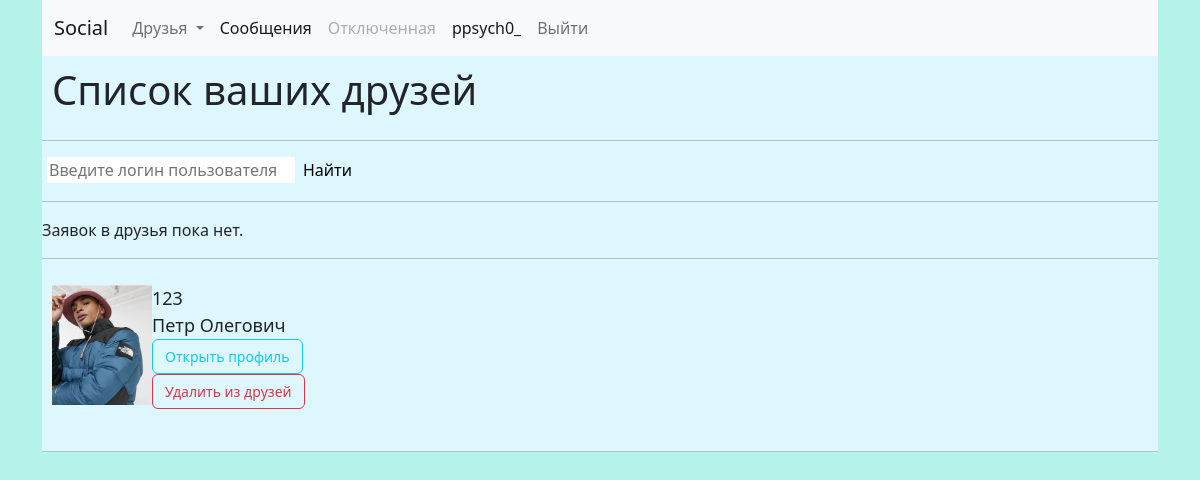
The page /users/friend-list/5/ (signed in) on the database as committed earlier.
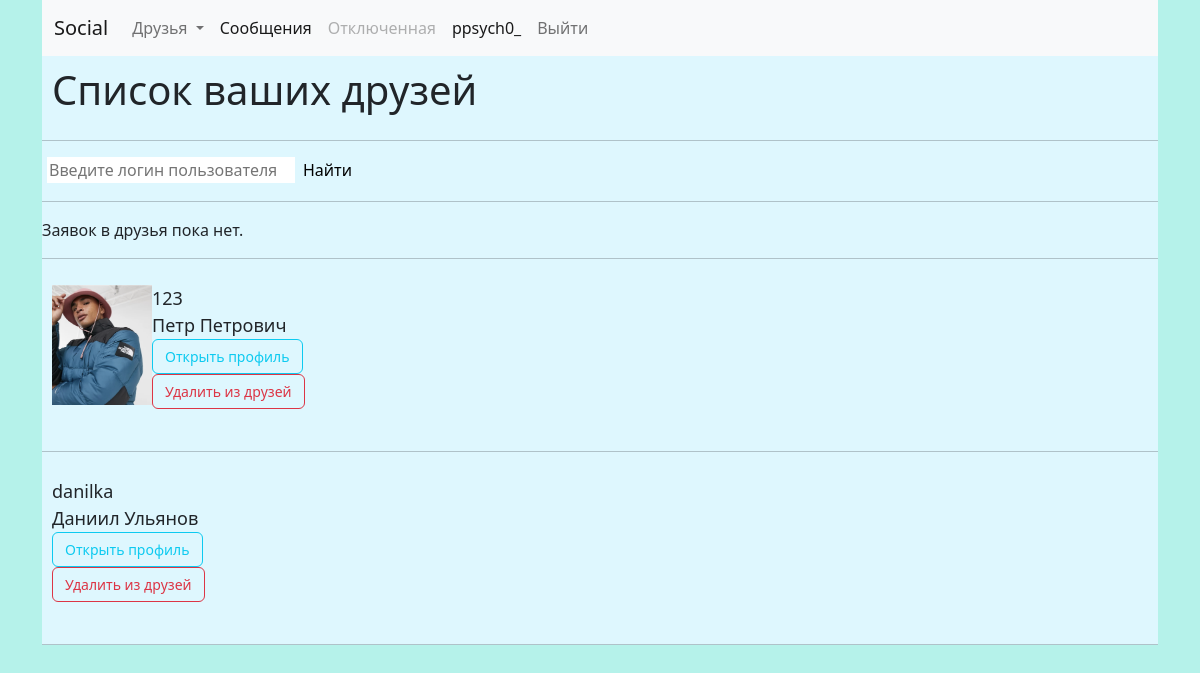
The same page on the database as committed later.
### users/models.py (models this page shows)
class UserFriends(models.Model):
	owner = models.ForeignKey(User, related_name='owner', on_delete=models.CASCADE)
	friend = models.ForeignKey(User, related_name='friend', on_delete=models.CASCADE)

class User(AbstractUser):
	img = models.ImageField(upload_to='profile_photo/', blank=True)

### users/views.py (the view)
# urls.py: path('friend-list/<int:pk>/', check_friend_list, name='friend_list'),
def check_friend_list(request, pk):
	context = {}
	if request.user.id == pk:
		if request.method == 'POST' and 'found_user' in request.POST:
			login_to_found = request.POST.get('found_user')
			try:
				context['found_user'] = User.objects.filter(username=login_to_found).first()
			except:
				context['found_user'] = 'Пользователь был не найден'
		return render(request, 'users/friend_list.html', context=context)
	return HttpResponseRedirect(reverse('messanger:index'))

### users/templates/users/friend_list.html (shortened to what this page needs)
{% extends 'base.html' %}
{% block content %}
	<div style="background: #DEF7FE;">
		<h1 style="padding: 10px;">Список ваших друзей</h1>
		<hr>
		<form style="margin-left: 5px;" method="post" action="{%url 'users:friend_list' user.id%}">
			<input style="width: 250px; border-left: none; border-top: none; border-color: #DEF7FE; box-shadow: none;" class="" type="" name="found_user" placeholder="Введите логин пользователя"><input class=" btn-success" type="submit" name="" value="Найти" style="border:None; background: #DEF7FE; bor">
		</form>
		<hr>
		{% if user.accept.all %}
		{%for req in user.accept.all%}
            		<p class="dropdown-item">
            			Запрос в друзья от {{req.user_send.username}}<br>
            			<a class="btn btn-outline-success" href="{% url 'users:accept_friend' req.user_send.id user.id%} ">Принять</a><a class='btn btn-outline-danger' href="{%url 'users:reject_friend' req.user_send.id user.id%}"> Отклонить</a>
            		</p>
        {%endfor%}
        {%else%}
        <p>Заявок в друзья пока нет.</p>
        {% endif %}  <hr>
        {%for friend_in_list in user.owner.all%}
        <div style="padding: 10px;">
        	{%if friend_in_list.friend.img%}
        <img src="{{ friend_in_list.friend.img.url }}" style="float: left;width: 100px; height: 120px;">
	        {%endif%}
	        		<p style="font-size: 18px; padding-right: 10px;">
	        			{{friend_in_list.friend.username}}<br>
	        			{{friend_in_list.friend.get_full_name}}<br>
	        			<a class="btn btn-outline-info" href="{% url 'users:profile' friend_in_list.friend.id %}" style="font-size: 14px;">Открыть профиль</a><br>
	        			<a class="btn btn-outline-danger" style="font-size: 14px;" href="{% url 'users:delete_friend' user.id friend_in_list.friend.id%}">Удалить из друзей</a>
	        	</p>
	      </div>
	      <hr>
        {%endfor%}
	</div>
{%endblock%}

Rows that differ between the two databases and show on the page:
changed through a linked row, UserFriends: friend.get_full_name "Петр Олегович" → "Петр Петрович"
added UserFriends: friend.username "danilka", friend.get_full_name "Даниил Ульянов"
